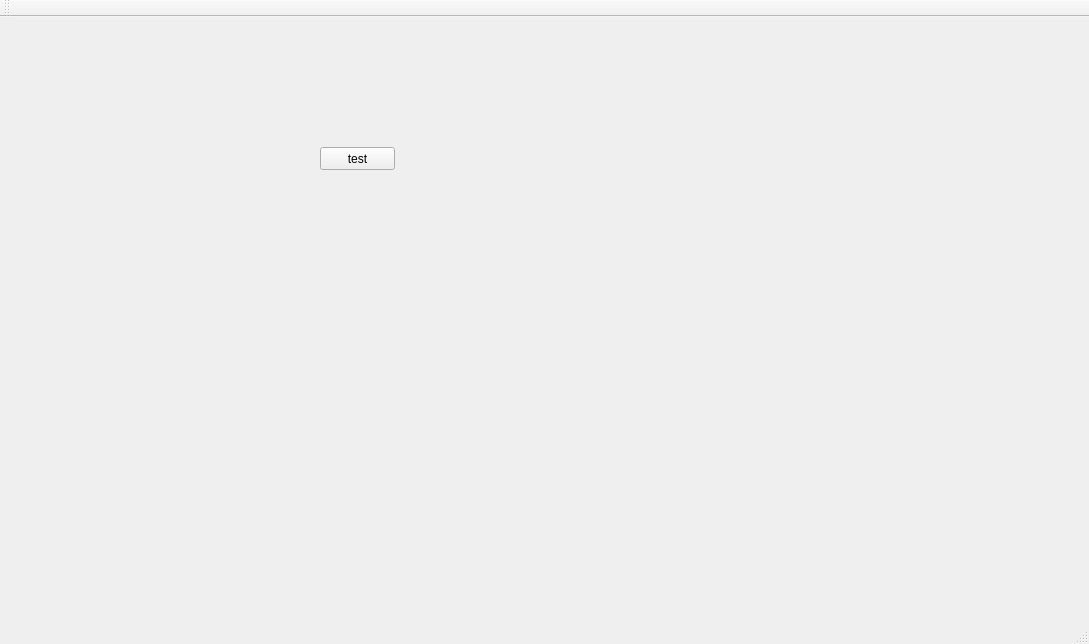
<?xml version="1.0" encoding="UTF-8"?>
<ui version="4.0">
 <class>MainWindow</class>
 <widget class="QMainWindow" name="MainWindow">
  <property name="geometry">
   <rect>
    <x>0</x>
    <y>0</y>
    <width>1089</width>
    <height>644</height>
   </rect>
  </property>
  <property name="windowTitle">
   <string>MainWindow</string>
  </property>
  <widget class="QWidget" name="centralWidget">
   <widget class="QPushButton" name="test">
    <property name="geometry">
     <rect>
      <x>320</x>
      <y>130</y>
      <width>75</width>
      <height>23</height>
     </rect>
    </property>
    <property name="text">
     <string>test</string>
    </property>
   </widget>
  </widget>
  <widget class="QMenuBar" name="menuBar">
   <property name="geometry">
    <rect>
     <x>0</x>
     <y>0</y>
     <width>1089</width>
     <height>23</height>
    </rect>
   </property>
  </widget>
  <widget class="QToolBar" name="mainToolBar">
   <attribute name="toolBarArea">
    <enum>TopToolBarArea</enum>
   </attribute>
   <attribute name="toolBarBreak">
    <bool>false</bool>
   </attribute>
  </widget>
  <widget class="QStatusBar" name="statusBar"/>
 </widget>
 <layoutdefault spacing="6" margin="11"/>
 <resources/>
 <connections/>
</ui>
